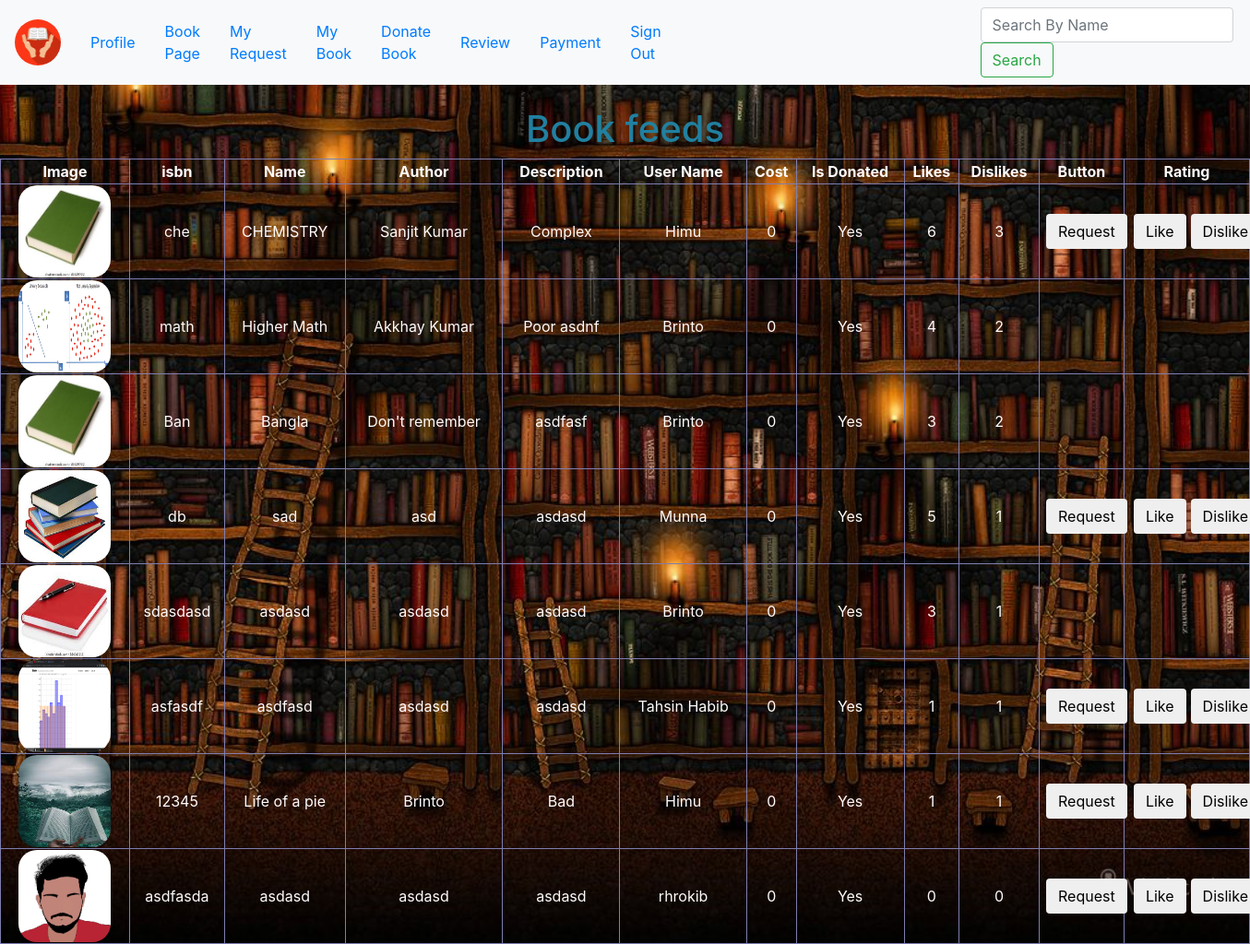
Screenshot of /book/ (signed in) with the database file from the repository.
### E_book_library_management_system/models.py (models this page shows, shortened)
class book(models.Model):
    isbn = models.CharField(max_length=20, primary_key=True)
    name = models.CharField(max_length=20)
    author = models.CharField(max_length=20)
    likes = models.IntegerField(default=0)
    dislikes = models.IntegerField(default=0)
    image = models.ImageField(null = True, blank = True, upload_to = "uploads/")
    description = models.TextField(max_length=200)
    user_name = models.CharField(max_length=20)
    isdonated = models.CharField(default="No", max_length=3)
    cost=models.IntegerField(default=0)
    time = models.DateTimeField()

### E_book_library_management_system/views.py (the view)
# urls.py: path('book/',views.book_page, name='book'),
@login_required
def book_page(request):
    b_page = book.objects.all()
    return render(request, 'E_book_library_management_system/book.html', {'book_page': b_page})

### E_book_library_management_system/templates/E_book_library_management_system/book.html (shortened to what this page needs)
{% extends 'E_book_library_management_system/base2.html' %}
{% load static %}
{% block header %}
    <div style = "text-align: center;" color = "lightblue">
        <h1 style = "color: rgb(33, 128, 160)"> Book feeds </h1>
    </div>
{% endblock %}
{% block book_page %}
    <table id="ptable">
        <thead>
            <tr>
                <th>Image</th>
                <th>isbn</th>
                <th>Name</th>
                <th>Author</th>
                <th>Description</th>
                <th>User Name</th>
                <th>Cost</th>
                <th>Is Donated</th>
                <th>Likes</th>
                <th>Dislikes</th>
                <th>Button</th>
                <th>Rating</th>
            </tr>
        </thead>
    <tbody>
        {% if book_page %}
            {% for b_page in book_page %}
                <tr>
                    <td> <img style="border-radius: 20px;" src="{{b_page.image.url}}" width="100" height="100"></td>
                    <td>{{b_page.isbn}}</td>
                    <td>{{b_page.name}}</td>
                    <td>{{b_page.author}}</td>
                    <td>{{b_page.description}}</td>
                    <td>{{b_page.user_name}}</td>
                    <td>{{b_page.cost}}</td>
                    <td>{{b_page.isdonated}}</td>
                    <td>{{b_page.likes}}</td>
                    <td>{{b_page.dislikes}}</td>
                    <td>
                        <div class="button">
                            <div class="req">
                                <form action = "{% url 'Request' %}" method="GET">
                                    {% if b_page.user_name != request.user.username %}
                                        <input class="btn" type="submit" name="add" id="add" value="Request">
                                    {% endif %}
                                </form>
                            </div>
                        </div>
                    </td>
                    <td>
                        <div class="button2">
                            <div class="lk">
                                <form action = "{% url 'likes' %}" method="GET">
                                    {% if b_page.user_name != request.user.username %}
                                        <input class="btn" type="submit" name="cancel" id="cancel" value="Like">
                                    {% endif %}
                                </form>
                            </div>
                            <div class="dlk">
                                <form action = "{% url 'dislikes' %}" method="GET">
                                    {% if b_page.user_name != request.user.username %}
                                        <input class="btn" type="submit" name="cancel" id="cancel" value="Dislike">
                                    {% endif %}
                                </form>
                            </div>
                        </div>
                    </td>
                </tr>
            {% endfor %}
        {% else %}
            <h1>No data!</h1>
        {% endif %}
    </tbody>
{% endblock %}

### E_book_library_management_system/templates/E_book_library_management_system/base2.html (style rules this page uses)
.button { display: flex; align-items: center; margin-left: 14px; margin-right: -48px; }
.lk { margin-right: 5px; }
.req { margin-right: 19px; margin-left: -8px; }
.button2 { display: flex; align-items: center; margin-left: 9px; margin-right: -49px; }
#ptable { width: 100%; border: 1px solid rgb(126, 126, 175); border-collapse: collapse; }
#ptable th, #ptable td { border: 1px solid rgb(126, 126, 175); border-collapse: collapse; text-align: center; color: rgb(255, 251, 251); }

### rows the page displays
book: image (picture), isbn "che", name "CHEMISTRY", author "Sanjit Kumar", description "Complex", user_name "Himu", cost "0", isdonated "Yes", likes "6", dislikes "3"
book: image (picture), isbn "math", name "Higher Math", author "Akkhay Kumar", description "Poor asdnf", user_name "Brinto", cost "0", isdonated "Yes", likes "4", dislikes "2"
book: image (picture), isbn "Ban", name "Bangla", author "Don't remember", description "asdfasf", user_name "Brinto", cost "0", isdonated "Yes", likes "3", dislikes "2"
book: image (picture), isbn "db", name "sad", author "asd", description "asdasd", user_name "Munna", cost "0", isdonated "Yes", likes "5", dislikes "1"
book: image (picture), isbn "sdasdasd", name "asdasd", author "asdasd", description "asdasd", user_name "Brinto", cost "0", isdonated "Yes", likes "3", dislikes "1"
book: image (picture), isbn "asfasdf", name "asdfasd", author "asdasd", description "asdasd", user_name "Tahsin Habib", cost "0", isdonated "Yes", likes "1", dislikes "1"
book: image (picture), isbn "12345", name "Life of a pie", author "Brinto", description "Bad", user_name "Himu", cost "0", isdonated "Yes", likes "1", dislikes "1"
book: image (picture), isbn "asdfasda", name "asdasd", author "asdasd", description "asdasd", user_name "rhrokib", cost "0", isdonated "Yes", likes "0", dislikes "0"
